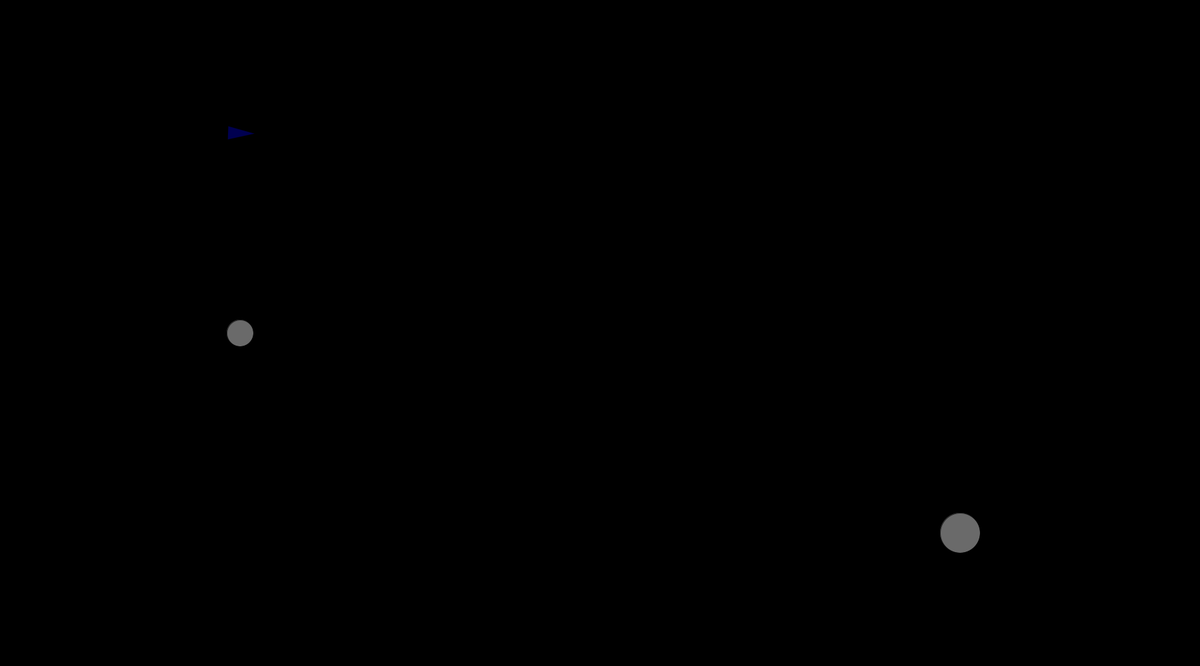
Frame 1 (no input)
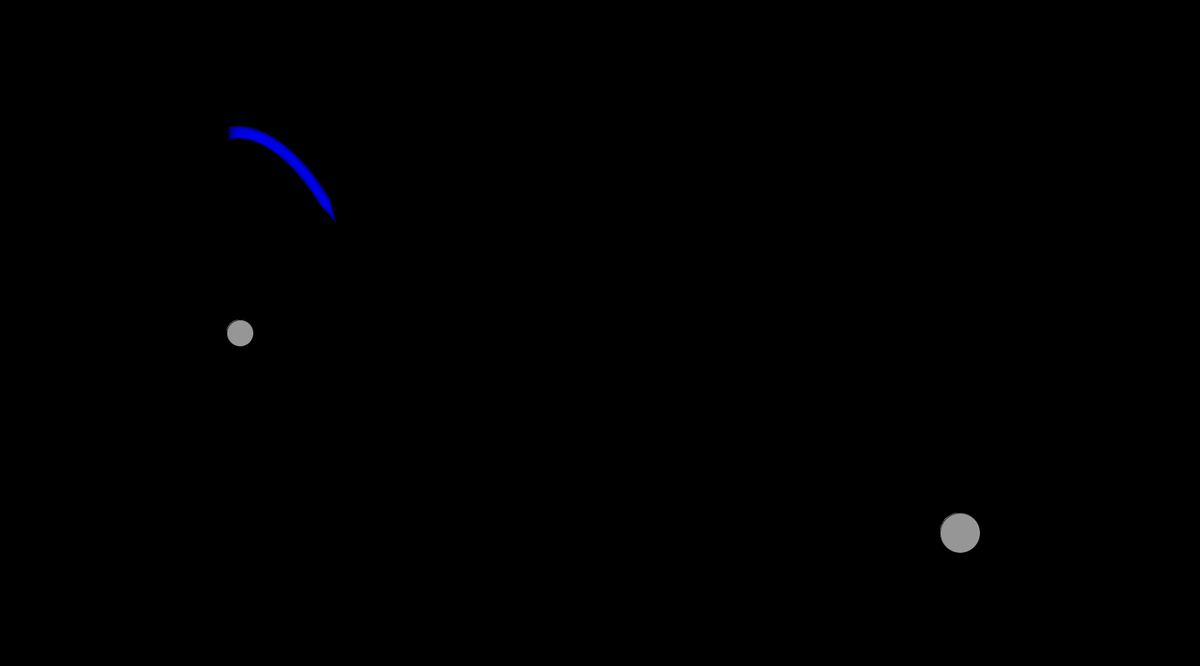
Frame 60 (the mouse pressed at the canvas centre just before this capture)
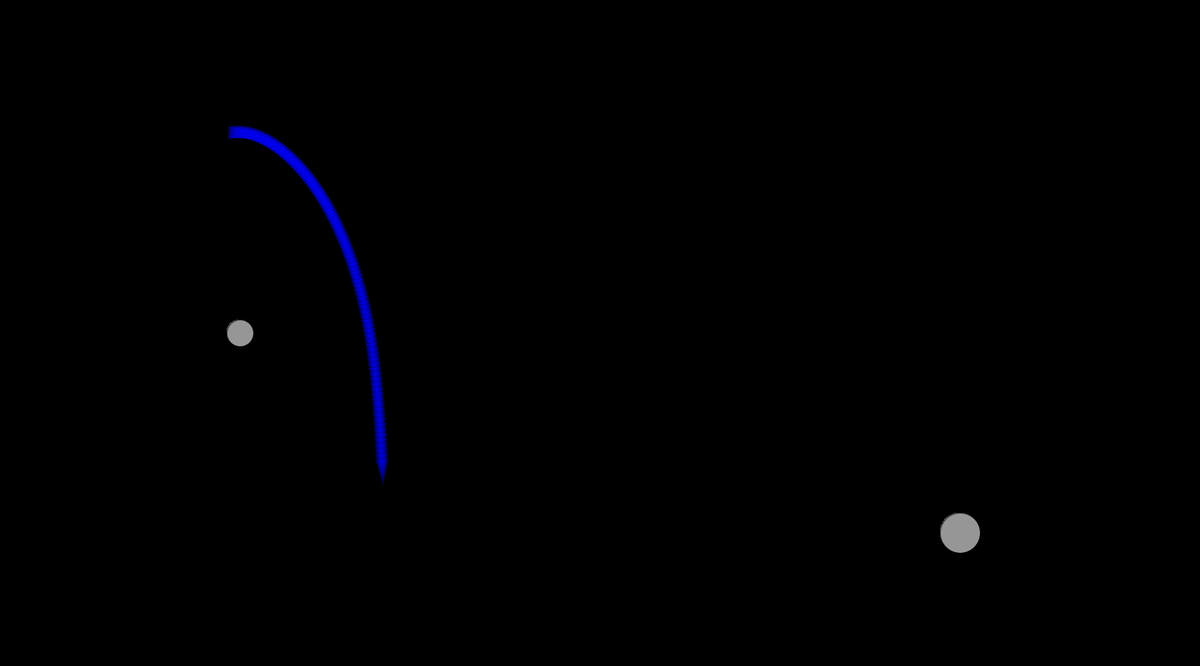
Frame 120 (the mouse held since frame 60 and released just before this capture)

The Processing sketch that drew these frames (run headless with seeded random() and noise(); from frame 60 on, the mouse is pressed at the canvas centre):

// Processing sketch: Orbit
// ── Orbit.pde
color back = color(0);

Ship ship;
//ArrayList<Body> planets = new ArrayList<Body>();
Body[] planets = new Body[2];
Body planetA;
Body planetB;

float gravityCoeff = 0.04;
float thrustCoeff = 0.05;


void setup() {
 size(1800, 1000);
 background(back);
  
 ship = new Ship(width*0.2, height*0.2); 
 ship.size = 20;
 ship.vel = new PVector(2, 0);
 
 planetA = new Planet(width*0.2, height*0.5);
 planetA.mass = 400;
 planetA.size = planetA.mass*0.1;
 
 planetB = new Planet(width*0.8, height*0.8);
 planetB.mass = 600;
 planetB.size = planetB.mass*0.1;;
 
 planets[0] = planetA;
 planets[1] = planetB;
}

void draw() {
  //background(back);
  
  // gravity force on ship
  for(int i = 0; i < planets.length; i++) {
    Body p = planets[i];
    PVector g = PVector.sub(ship.loc, p.loc);
    if (g.mag() > p.size/2) {
      g = g.mult(-gravityCoeff * ship.mass * p.mass / g.magSq());
      ship.applyForce(g);
      p.applyForce(g);
    }
  }
  
  // thurst when clicked
  if (mousePressed) {
     PVector thurst = ship.vel.copy();
     thurst.setMag(thrustCoeff);
     ship.applyForce(thurst);
  }
  
  ship.update();
  ship.display();
  
  //planetA.update();
  planetA.display();
  
  //planetB.update();
  planetB.display();
  
  
  
  
}

// ── Body.pde
import java.util.Random;

Random generator;

class Body {
  
  PVector loc;
  PVector vel;
  PVector acc;
  
  float angle;
  float aVel;
  float aAcc;
  
  
  float mass;
  float size;
  
  Body(float x0, float y0) {
    loc = new PVector(x0, y0);
    vel = new PVector(0, 0);
    acc = new PVector(0, 0);
    mass = 1;
    size = mass;
  }
  
  void update() {
    vel.add(acc);
    loc.add(vel);
    acc.mult(0);
    
    aVel += aAcc;
    angle += aVel;
    aAcc = 0;
  }
  
  void applyForce(PVector force) {
    PVector f = PVector.div(force, mass);
    acc.add(f);
  }
  
  void bounceEdges() {
    if (loc.x > width - size/2) {
      vel.x = vel.x * -1;
      loc.x = width - size/2;
    } else if (loc.x < size/2) {
      vel.x = vel.x * -1;
      loc.x = size/2;
    } else if (loc.y > height - size/2) {
      vel.y = vel.y * -1;
      loc.y = height - size/2;
      //loc.y = d/2;
    }  else if (loc.y < size/2) {
      vel.y = vel.y * -1;
      loc.y = size/2;
      //loc.y = height - d/2;
    }
  }
  
  void display() {
    stroke(0, 180);
    fill(150, 180);
    ellipse(loc.x, loc.y, size, size);
  }
  
  
}

// ── Planet.pde
class Planet extends Body {
 
  Planet(float x0, float y0) {
   super(x0, y0); 
  }
  
  
}

// ── Ship.pde
class Ship extends Body {
  
  Ship(float x0, float y0) {
   super(x0, y0); 
  }
  
  void display() {
    lookAhead();
    stroke(0, 50);
    fill(0, 0, 255, 80);
    //ellipse(loc.x, loc.y, size, size);
    pushMatrix();
    translate(loc.x, loc.y);
    rotate(angle);
    arrow();
    //star(0, 0, size, size/3, 3);
    //rectMode(CENTER);
    //rect(0, 0, size*2, size/2);
    popMatrix();
  }
  
  void lookAhead() {
    angle = vel.heading();
  }
  
  void arrow() {
   beginShape();
   vertex(size, 0);
   vertex(-size, -size/2);
   vertex(-size, size/2);
   endShape(CLOSE);
  }
  
  void star(float x, float y, float radius1, float radius2, int npoints) {
    float angle = TWO_PI / npoints;
    float halfAngle = angle/2.0;
    beginShape();
    for (float a = 0; a < TWO_PI; a += angle) {
      float sx = x + cos(a) * radius2;
      float sy = y + sin(a) * radius2;
      vertex(sx, sy);
      sx = x + cos(a+halfAngle) * radius1;
      sy = y + sin(a+halfAngle) * radius1;
      vertex(sx, sy);
    }
    endShape(CLOSE);
  }
  
}

// ── Utils.pde
PVector polar2card (float r, float angle) {
  float x = r*cos(angle);
  float y = -r*sin(angle);
  
  return new PVector(x, y);
  
}
